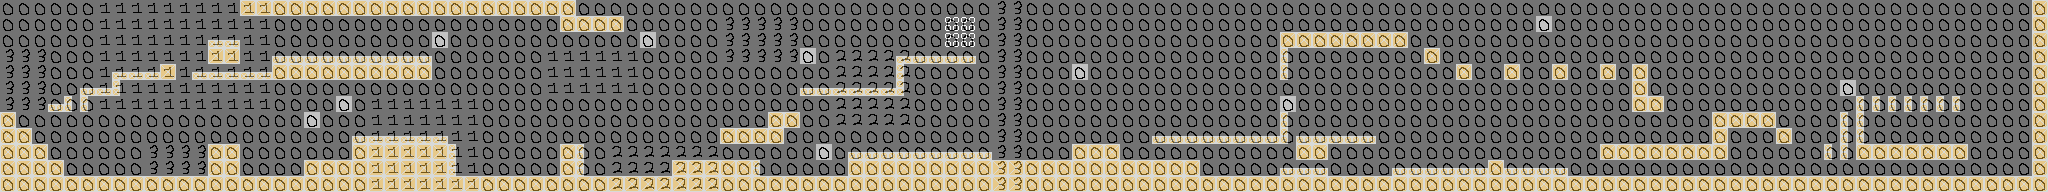

Below is a game level as drawn by its tile map, then a one-line description and the .tmx that defines it (tile-layer data replaced by summaries):
An orthogonal 128x12 tile map with 16x16 px tiles, 3 tile layers (tiles, spawn, attribute), 2 tilesets.

<map version="1.10" tiledversion="1.11.2" orientation="orthogonal" renderorder="right-down" width="128" height="12" tilewidth="16" tileheight="16" infinite="0" nextlayerid="4" nextobjectid="1">
 <editorsettings>
  <export target="export.csv" format="csv" />
 </editorsettings>
 <tileset firstgid="1" source="../../metas.tsx" />
 <tileset firstgid="257" source="../../attributes.tsx" />
 <layer id="1" name="tiles" width="128" height="12">
  <data>[1536 cells, 1536 non-empty, 5 distinct tile ids]</data>
 </layer>
 <layer id="2" name="spawn" width="128" height="12" opacity="0.57">
  <data>[1536 cells, 10 non-empty, 1 distinct tile ids]</data>
 </layer>
 <layer id="3" name="attribute" width="128" height="12" opacity="0.45">
  <data>[1536 cells, 1536 non-empty, 4 distinct tile ids]</data>
 </layer>
</map>
